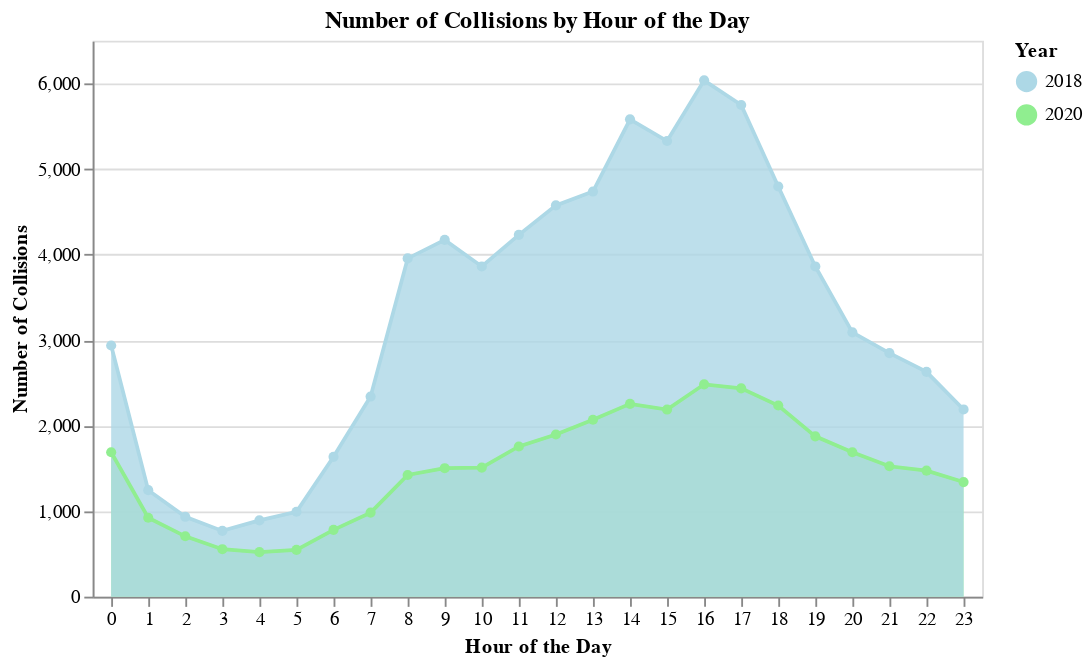

Notebook cell for this chart:
### Markdown cell above
Since we aggregated the count accidents by time of the day in hours, we consider that a line chart is a great option to represent the evolution of total car crashes per hours. Also, this type of chart allows to separate the data by years (2018, 2020) very easlily to add extra information. As we can see the result clearly shows the top hours with more crashes and allows an easy comparison between hours and years.

### Code cell
df = collisions[['COLLISION_ID', 'CRASH TIME INTERVAL', 'YEAR']]

alt.Chart(df).mark_area(
    point=True,
    fillOpacity=0.8,
    line=True,
    tooltip=True
    # interpolate='monotone'
).transform_aggregate(
    count='count()',
    groupby=['YEAR', 'CRASH TIME INTERVAL']
).encode(
    x=alt.X('CRASH TIME INTERVAL:O', title='Hour of the Day', axis=alt.Axis(labelAngle=0)),
    y=alt.Y('count:Q', title='Number of Collisions', stack=None),
    color=alt.Color('YEAR:N', title='Year', scale=alt.Scale(domain=['2018', '2020'], range=['lightblue', 'lightgreen'])),
    tooltip=['count:Q', 'CRASH TIME INTERVAL:O']
).properties(
    title='Number of Collisions by Hour of the Day'
)

### Figure 1 — Vega specification as saved in the notebook (floating-point values rounded to 4 significant figures)
{"$schema": "https://vega.github.io/schema/vega/v5.json", "data": [{"name": "source_0", "values": [{"YEAR": "2020", "CRASH TIME INTERVAL": 18, "count": 2235}, {"YEAR": "2020", "CRASH TIME INTERVAL": 9, "count": 1502}, {"YEAR": "2020", "CRASH TIME INTERVAL": 22, "count": 1474}, {"YEAR": "2020", "CRASH TIME INTERVAL": 5, "count": 547}, {"YEAR": "2020", "CRASH TIME INTERVAL": 17, "count": 2435}, {"YEAR": "2020", "CRASH TIME INTERVAL": 7, "count": 983}, {"YEAR": "2020", "CRASH TIME INTERVAL": 2, "count": 706}, {"YEAR": "2020", "CRASH TIME INTERVAL": 21, "count": 1525}, {"YEAR": "2020", "CRASH TIME INTERVAL": 20, "count": 1689}, {"YEAR": "2020", "CRASH TIME INTERVAL": 19, "count": 1875}, {"YEAR": "2020", "CRASH TIME INTERVAL": 23, "count": 1340}, {"YEAR": "2020", "CRASH TIME INTERVAL": 4, "count": 520}, {"YEAR": "2020", "CRASH TIME INTERVAL": 12, "count": 1896}, {"YEAR": "2020", "CRASH TIME INTERVAL": 0, "count": 1689}, {"YEAR": "2020", "CRASH TIME INTERVAL": 15, "count": 2188}, {"YEAR": "2020", "CRASH TIME INTERVAL": 14, "count": 2254}, {"YEAR": "2020", "CRASH TIME INTERVAL": 13, "count": 2069}, {"YEAR": "2020", "CRASH TIME INTERVAL": 10, "count": 1509}, {"YEAR": "2020", "CRASH TIME INTERVAL": 8, "count": 1423}, {"YEAR": "2020", "CRASH TIME INTERVAL": 11, "count": 1756}, {"YEAR": "2020", "CRASH TIME INTERVAL": 6, "count": 781}, {"YEAR": "2018", "CRASH TIME INTERVAL": 14, "count": 5581}, {"YEAR": "2018", "CRASH TIME INTERVAL": 21, "count": 2847}, {"YEAR": "2018", "CRASH TIME INTERVAL": 7, "count": 2340}, {"YEAR": "2018", "CRASH TIME INTERVAL": 20, "count": 3091}, {"YEAR": "2018", "CRASH TIME INTERVAL": 17, "count": 5749}, {"YEAR": "2018", "CRASH TIME INTERVAL": 23, "count": 2189}, {"YEAR": "2018", "CRASH TIME INTERVAL": 18, "count": 4796}, {"YEAR": "2018", "CRASH TIME INTERVAL": 13, "count": 4737}, {"YEAR": "2018", "CRASH TIME INTERVAL": 0, "count": 2937}, {"YEAR": "2018", "CRASH TIME INTERVAL": 19, "count": 3861}, {"YEAR": "2018", "CRASH TIME INTERVAL": 11, "count": 4231}, {"YEAR": "2020", "CRASH TIME INTERVAL": 3, "count": 555}, {"YEAR": "2020", "CRASH TIME INTERVAL": 1, "count": 923}, {"YEAR": "2020", "CRASH TIME INTERVAL": 16, "count": 2483}, {"YEAR": "2018", "CRASH TIME INTERVAL": 16, "count": 6037}, {"YEAR": "2018", "CRASH TIME INTERVAL": 9, "count": 4171}, {"YEAR": "2018", "CRASH TIME INTERVAL": 5, "count": 993}, {"YEAR": "2018", "CRASH TIME INTERVAL": 15, "count": 5328}, {"YEAR": "2018", "CRASH TIME INTERVAL": 10, "count": 3861}, {"YEAR": "2018", "CRASH TIME INTERVAL": 12, "count": 4575}, {"YEAR": "2018", "CRASH TIME INTERVAL": 2, "count": 934}, {"YEAR": "2018", "CRASH TIME INTERVAL": 6, "count": 1635}, {"YEAR": "2018", "CRASH TIME INTERVAL": 22, "count": 2629}, {"YEAR": "2018", "CRASH TIME INTERVAL": 1, "count": 1245}, {"YEAR": "2018", "CRASH TIME INTERVAL": 4, "count": 892}, {"YEAR": "2018", "CRASH TIME INTERVAL": 8, "count": 3955}, {"YEAR": "2018", "CRASH TIME INTERVAL": 3, "count": 769}]}, {"name": "data_0", "values": [{"CRASH TIME INTERVAL": 18, "YEAR": "2020", "count": 2235}, {"CRASH TIME INTERVAL": 9, "YEAR": "2020", "count": 1502}, {"CRASH TIME INTERVAL": 22, "YEAR": "2020", "count": 1474}, {"CRASH TIME INTERVAL": 5, "YEAR": "2020", "count": 547}, {"CRASH TIME INTERVAL": 17, "YEAR": "2020", "count": 2435}, {"CRASH TIME INTERVAL": 7, "YEAR": "2020", "count": 983}, {"CRASH TIME INTERVAL": 2, "YEAR": "2020", "count": 706}, {"CRASH TIME INTERVAL": 21, "YEAR": "2020", "count": 1525}, {"CRASH TIME INTERVAL": 20, "YEAR": "2020", "count": 1689}, {"CRASH TIME INTERVAL": 19, "YEAR": "2020", "count": 1875}, {"CRASH TIME INTERVAL": 23, "YEAR": "2020", "count": 1340}, {"CRASH TIME INTERVAL": 4, "YEAR": "2020", "count": 520}, {"CRASH TIME INTERVAL": 12, "YEAR": "2020", "count": 1896}, {"CRASH TIME INTERVAL": 0, "YEAR": "2020", "count": 1689}, {"CRASH TIME INTERVAL": 15, "YEAR": "2020", "count": 2188}, {"CRASH TIME INTERVAL": 14, "YEAR": "2020", "count": 2254}, {"CRASH TIME INTERVAL": 13, "YEAR": "2020", "count": 2069}, {"CRASH TIME INTERVAL": 10, "YEAR": "2020", "count": 1509}, {"CRASH TIME INTERVAL": 8, "YEAR": "2020", "count": 1423}, {"CRASH TIME INTERVAL": 11, "YEAR": "2020", "count": 1756}, {"CRASH TIME INTERVAL": 6, "YEAR": "2020", "count": 781}, {"CRASH TIME INTERVAL": 14, "YEAR": "2018", "count": 5581}, {"CRASH TIME INTERVAL": 21, "YEAR": "2018", "count": 2847}, {"CRASH TIME INTERVAL": 7, "YEAR": "2018", "count": 2340}, {"CRASH TIME INTERVAL": 20, "YEAR": "2018", "count": 3091}, {"CRASH TIME INTERVAL": 17, "YEAR": "2018", "count": 5749}, {"CRASH TIME INTERVAL": 23, "YEAR": "2018", "count": 2189}, {"CRASH TIME INTERVAL": 18, "YEAR": "2018", "count": 4796}, {"CRASH TIME INTERVAL": 13, "YEAR": "2018", "count": 4737}, {"CRASH TIME INTERVAL": 0, "YEAR": "2018", "count": 2937}, {"CRASH TIME INTERVAL": 19, "YEAR": "2018", "count": 3861}, {"CRASH TIME INTERVAL": 11, "YEAR": "2018", "count": 4231}, {"CRASH TIME INTERVAL": 3, "YEAR": "2020", "count": 555}, {"CRASH TIME INTERVAL": 1, "YEAR": "2020", "count": 923}, {"CRASH TIME INTERVAL": 16, "YEAR": "2020", "count": 2483}, {"CRASH TIME INTERVAL": 16, "YEAR": "2018", "count": 6037}, {"CRASH TIME INTERVAL": 9, "YEAR": "2018", "count": 4171}, {"CRASH TIME INTERVAL": 5, "YEAR": "2018", "count": 993}, {"CRASH TIME INTERVAL": 15, "YEAR": "2018", "count": 5328}, {"CRASH TIME INTERVAL": 10, "YEAR": "2018", "count": 3861}, {"CRASH TIME INTERVAL": 12, "YEAR": "2018", "count": 4575}, {"CRASH TIME INTERVAL": 2, "YEAR": "2018", "count": 934}, {"CRASH TIME INTERVAL": 6, "YEAR": "2018", "count": 1635}, {"CRASH TIME INTERVAL": 22, "YEAR": "2018", "count": 2629}, {"CRASH TIME INTERVAL": 1, "YEAR": "2018", "count": 1245}, {"CRASH TIME INTERVAL": 4, "YEAR": "2018", "count": 892}, {"CRASH TIME INTERVAL": 8, "YEAR": "2018", "count": 3955}, {"CRASH TIME INTERVAL": 3, "YEAR": "2018", "count": 769}]}, {"name": "source_0_x_domain_CRASH TIME INTERVAL_0", "values": [{"CRASH TIME INTERVAL": 18}, {"CRASH TIME INTERVAL": 9}, {"CRASH TIME INTERVAL": 22}, {"CRASH TIME INTERVAL": 5}, {"CRASH TIME INTERVAL": 17}, {"CRASH TIME INTERVAL": 7}, {"CRASH TIME INTERVAL": 2}, {"CRASH TIME INTERVAL": 21}, {"CRASH TIME INTERVAL": 20}, {"CRASH TIME INTERVAL": 19}, {"CRASH TIME INTERVAL": 23}, {"CRASH TIME INTERVAL": 4}, {"CRASH TIME INTERVAL": 12}, {"CRASH TIME INTERVAL": 0}, {"CRASH TIME INTERVAL": 15}, {"CRASH TIME INTERVAL": 14}, {"CRASH TIME INTERVAL": 13}, {"CRASH TIME INTERVAL": 10}, {"CRASH TIME INTERVAL": 8}, {"CRASH TIME INTERVAL": 11}, {"CRASH TIME INTERVAL": 6}, {"CRASH TIME INTERVAL": 3}, {"CRASH TIME INTERVAL": 1}, {"CRASH TIME INTERVAL": 16}]}, {"name": "data_0_x_domain_CRASH TIME INTERVAL_1", "values": [{"CRASH TIME INTERVAL": 18}, {"CRASH TIME INTERVAL": 9}, {"CRASH TIME INTERVAL": 22}, {"CRASH TIME INTERVAL": 5}, {"CRASH TIME INTERVAL": 17}, {"CRASH TIME INTERVAL": 7}, {"CRASH TIME INTERVAL": 2}, {"CRASH TIME INTERVAL": 21}, {"CRASH TIME INTERVAL": 20}, {"CRASH TIME INTERVAL": 19}, {"CRASH TIME INTERVAL": 23}, {"CRASH TIME INTERVAL": 4}, {"CRASH TIME INTERVAL": 12}, {"CRASH TIME INTERVAL": 0}, {"CRASH TIME INTERVAL": 15}, {"CRASH TIME INTERVAL": 14}, {"CRASH TIME INTERVAL": 13}, {"CRASH TIME INTERVAL": 10}, {"CRASH TIME INTERVAL": 8}, {"CRASH TIME INTERVAL": 11}, {"CRASH TIME INTERVAL": 6}, {"CRASH TIME INTERVAL": 3}, {"CRASH TIME INTERVAL": 1}, {"CRASH TIME INTERVAL": 16}]}], "signals": [{"name": "x_step", "value": 20}, {"name": "width", "update": "bandspace(domain('x').length, 1, 0.5) * x_step"}], "marks": [{"type": "group", "name": "layer_0_pathgroup", "from": {"facet": {"data": "source_0", "name": "faceted_path_layer_0_main", "groupby": ["YEAR"]}}, "encode": {"update": {"height": {"field": {"signal": null, "datum": null, "group": "height", "parent": null}}, "width": {"field": {"signal": null, "datum": null, "group": "width", "parent": null}}}}, "marks": [{"type": "area", "name": "layer_0_marks", "from": {"data": "faceted_path_layer_0_main"}, "sort": {"field": "datum[\"CRASH TIME INTERVAL\"]"}, "encode": {"update": {"defined": {"signal": "isValid(datum[\"count\"]) && isFinite(+datum[\"count\"])"}, "orient": {"value": "vertical"}, "x": {"field": "CRASH TIME INTERVAL", "scale": "x"}, "y2": {"value": 0, "scale": "y"}, "fillOpacity": {"value": 0.8}, "tooltip": {"signal": "{\"count\": format(datum[\"count\"], \"\"), \"CRASH TIME INTERVAL\": isValid(datum[\"CRASH TIME INTERVAL\"]) ? datum[\"CRASH TIME INTERVAL\"] : \"\"+datum[\"CRASH TIME INTERVAL\"]}"}, "fill": {"field": "YEAR", "scale": "color"}, "description": {"signal": "\"Hour of the Day: \" + (isValid(datum[\"CRASH TIME INTERVAL\"]) ? datum[\"CRASH TIME INTERVAL\"] : \"\"+datum[\"CRASH TIME INTERVAL\"]) + \"; Number of Collisions: \" + (format(datum[\"count\"], \"\")) + \"; Year: \" + (isValid(datum[\"YEAR\"]) ? datum[\"YEAR\"] : \"\"+datum[\"YEAR\"]) + \"; count: \" + (format(datum[\"count\"], \"\")) + \"; CRASH TIME INTERVAL: \" + (isValid(datum[\"CRASH TIME INTERVAL\"]) ? datum[\"CRASH TIME INTERVAL\"] : \"\"+datum[\"CRASH TIME INTERVAL\"])"}, "y": {"field": "count", "scale": "y"}}}, "style": ["area"]}]}, {"type": "group", "name": "layer_1_pathgroup", "from": {"facet": {"data": "source_0", "name": "faceted_path_layer_1_main", "groupby": ["YEAR"]}}, "encode": {"update": {"height": {"field": {"signal": null, "datum": null, "group": "height", "parent": null}}, "width": {"field": {"signal": null, "datum": null, "group": "width", "parent": null}}}}, "marks": [{"type": "line", "name": "layer_1_marks", "from": {"data": "faceted_path_layer_1_main"}, "sort": {"field": "datum[\"CRASH TIME INTERVAL\"]"}, "encode": {"update": {"y": {"field": "count", "scale": "y"}, "defined": {"signal": "isValid(datum[\"count\"]) && isFinite(+datum[\"count\"])"}, "stroke": {"field": "YEAR", "scale": "color"}, "description": {"signal": "\"Hour of the Day: \" + (isValid(datum[\"CRASH TIME INTERVAL\"]) ? datum[\"CRASH TIME INTERVAL\"] : \"\"+datum[\"CRASH TIME INTERVAL\"]) + \"; Number of Collisions: \" + (format(datum[\"count\"], \"\")) + \"; Year: \" + (isValid(datum[\"YEAR\"]) ? datum[\"YEAR\"] : \"\"+datum[\"YEAR\"]) + \"; count: \" + (format(datum[\"count\"], \"\")) + \"; CRASH TIME INTERVAL: \" + (isValid(datum[\"CRASH TIME INTERVAL\"]) ? datum[\"CRASH TIME INTERVAL\"] : \"\"+datum[\"CRASH TIME INTERVAL\"])"}, "tooltip": {"signal": "{\"count\": format(datum[\"count\"], \"\"), \"CRASH TIME INTERVAL\": isValid(datum[\"CRASH TIME INTERVAL\"]) ? datum[\"CRASH TIME INTERVAL\"] : \"\"+datum[\"CRASH TIME INTERVAL\"]}"}, "x": {"field": "CRASH TIME INTERVAL", "scale": "x"}}}, "style": ["line"]}]}, {"type": "symbol", "name": "layer_2_marks", "from": {"data": "data_0"}, "encode": {"update": {"description": {"signal": "\"Hour of the Day: \" + (isValid(datum[\"CRASH TIME INTERVAL\"]) ? datum[\"CRASH TIME INTERVAL\"] : \"\"+datum[\"CRASH TIME INTERVAL\"]) + \"; Number of Collisions: \" + (format(datum[\"count\"], \"\")) + \"; Year: \" + (isValid(datum[\"YEAR\"]) ? datum[\"YEAR\"] : \"\"+datum[\"YEAR\"]) + \"; count: \" + (format(datum[\"count\"], \"\")) + \"; CRASH TIME INTERVAL: \" + (isValid(datum[\"CRASH TIME INTERVAL\"]) ? datum[\"CRASH TIME INTERVAL\"] : \"\"+datum[\"CRASH TIME INTERVAL\"])"}, "tooltip": {"signal": "{\"count\": format(datum[\"count\"], \"\"), \"CRASH TIME INTERVAL\": isValid(datum[\"CRASH TIME INTERVAL\"]) ? datum[\"CRASH TIME INTERVAL\"] : \"\"+datum[\"CRASH TIME INTERVAL\"]}"}, "fill": {"field": "YEAR", "scale": "color"}, "y": {"field": "count", "scale": "y"}, "opacity": {"value": 1}, "ariaRoleDescription": {"value": "point"}, "x": {"field": "CRASH TIME INTERVAL", "scale": "x"}}}, "style": ["point"]}], "scales": [{"name": "x", "type": "point", "domain": {"fields": [{"data": "source_0_x_domain_CRASH TIME INTERVAL_0", "field": "CRASH TIME INTERVAL"}, {"data": "data_0_x_domain_CRASH TIME INTERVAL_1", "field": "CRASH TIME INTERVAL"}], "sort": true}, "range": {"step": {"signal": "x_step"}}, "padding": 0.5}, {"name": "y", "type": "linear", "domain": {"fields": [{"data": "source_0", "field": "count"}, {"data": "data_0", "field": "count"}]}, "range": [{"signal": "height"}, 0], "zero": true, "nice": true}, {"name": "color", "type": "ordinal", "domain": ["2018", "2020"], "range": ["lightblue", "lightgreen"]}], "axes": [{"scale": "y", "minExtent": 0, "tickCount": {"signal": "ceil(height/40)"}, "zindex": 0, "labels": false, "aria": false, "grid": true, "domain": false, "maxExtent": 0, "orient": "left", "ticks": false, "gridScale": "x"}, {"scale": "x", "grid": false, "zindex": 0, "labelAngle": 0, "labelBaseline": "top", "title": "Hour of the Day", "orient": "bottom"}, {"scale": "y", "grid": false, "title": "Number of Collisions", "labelOverlap": true, "tickCount": {"signal": "ceil(height/40)"}, "orient": "left", "zindex": 0}], "title": {"text": "Number of Collisions by Hour of the Day", "frame": "group"}, "background": "white", "style": "cell", "legends": [{"title": "Year", "fill": "color", "symbolType": "circle", "stroke": "color", "encode": {"symbols": {"update": {"opacity": {"value": 1}}}}}], "padding": 5, "height": 300}
